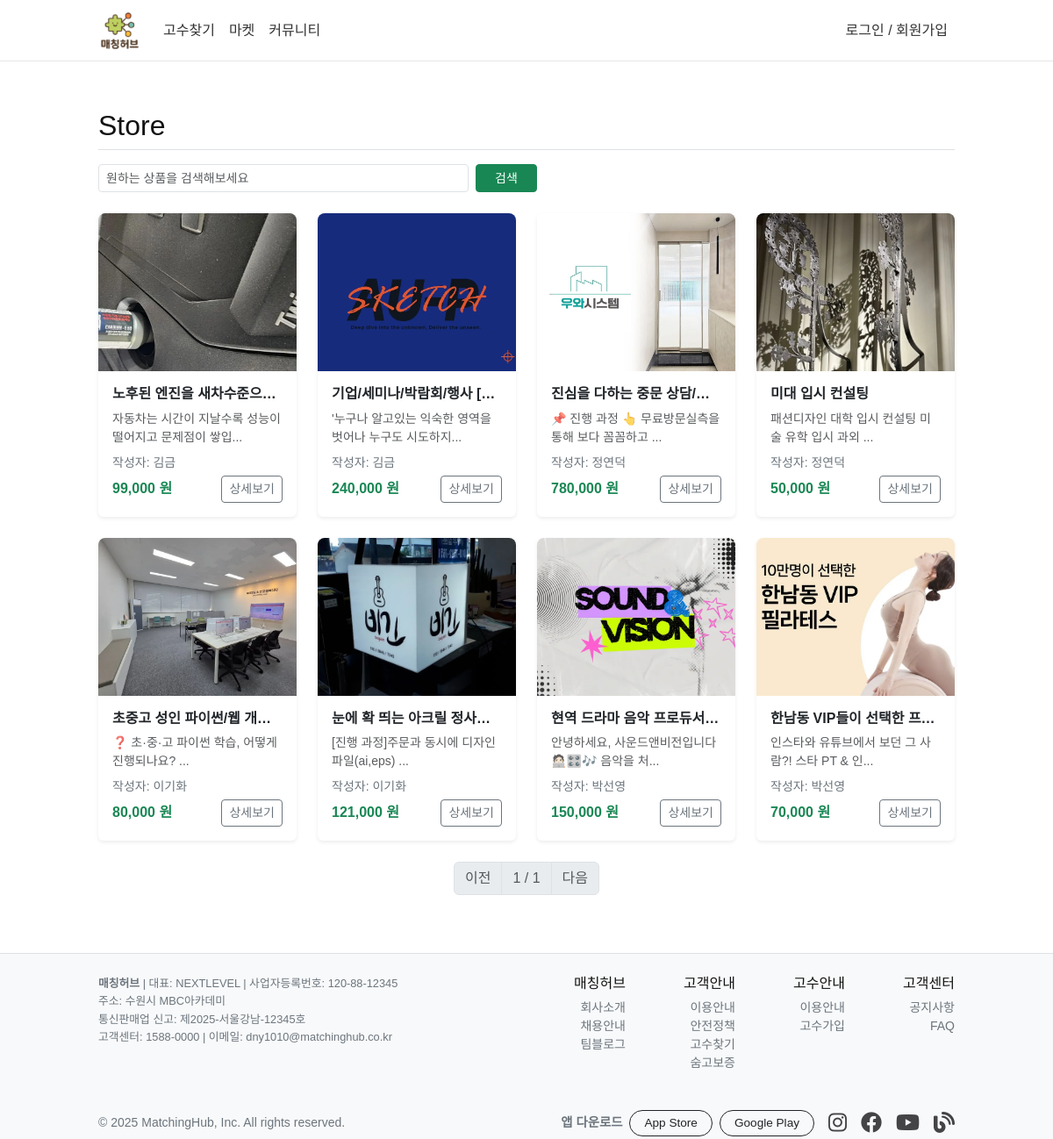
/store/, run on the app's committed database.
### talent/models.py (models this page shows)
class Store(db.Model):
    id = db.Column(db.Integer, primary_key=True)
    title = db.Column(db.String(50), nullable=False)
    content = db.Column(db.Text(), nullable=False)
    price = db.Column(db.Integer, nullable=False, default=0)
    create_date = db.Column(db.DateTime, nullable=False)
    owner_id = db.Column(db.Integer, db.ForeignKey("user.id"), nullable=False)
    user = db.relationship('User', backref=db.backref('store'))
    edit_date = db.Column(db.DateTime, nullable=False)
    image_path = db.Column(db.String(120), nullable=False)
    views = db.Column(db.Integer, default=0)

class User(db.Model):
    id = db.Column(db.Integer, primary_key=True)
    userid = db.Column(db.String(150), unique=True, nullable=False)
    password_hash = db.Column(db.String(200), nullable=False)
    email = db.Column(db.String(120), unique=True, nullable=False)
    birthday = db.Column(db.Date, nullable=False)
    tel_number = db.Column(db.String(120), unique=True, nullable=False)
    name = db.Column(db.String(100), nullable=True)
    is_expert = db.Column(db.Boolean, default=False)
    service = db.Column(db.String(200), nullable=True)
    location = db.Column(db.String(100), nullable=True)
    social_id = db.Column(db.String(200), nullable=True)
    social_type = db.Column(db.String(20), nullable=True)

### talent/views/store_views.py (the view, shortened to what this page needs)
@bp.route('/')
def _list():
    page = request.args.get('page', default=1, type=int)
    kw = request.args.get('kw', default='', type=str)
    store_list = Store.query.order_by(Store.create_date.desc())
    store_list = store_list.paginate(page=page, per_page=10)
    return render_template('store/store_list.html', store_list=store_list, page=page, kw=kw)

### talent/__init__.py (called while the page is built)
def create_app():
    app = Flask(__name__)
    app.config.from_object(config)
    @app.before_request
    def load_logged_in_user():
        user_id = session.get('user_id')
        if user_id is None:
            g.user = None
        else:
            from .models import User
            g.user = User.query.get(user_id)
    db.init_app(app)
    migrate.init_app(app, db)
    mail.init_app(app)
    from . import models
    from .views import main_views, auth_views, store_views, community_views, category_views
    app.register_blueprint(main_views.bp)
    app.register_blueprint(auth_views.bp)
    app.register_blueprint(store_views.bp)
    app.register_blueprint(community_views.bp)
    app.register_blueprint(category_views.bp)
    from .filter import format_datetime
    app.jinja_env.filters['datetime'] = format_datetime
    return app

### talent/views/auth_views.py (called while the page is built)
@bp.before_app_request
def load_logged_in_user():
    uid = session.get('user_id')
    g.user = User.query.get(uid) if uid else None

### talent/templates/store/store_list.html (shortened to what this page needs)
{% extends "base.html" %}
{% block content %}
<div class="container mt-4" style="max-width: 1000px;">
    <h2 class="mb-3 pb-2 border-bottom">Store</h2>
    <div class="d-flex justify-content-between align-items-center mb-4">
        <form method="get" action="{{ url_for('store._list') }}" class="d-flex" style="max-width: 500px; width: 100%;">
            <input type="text" name="kw" value="{{ kw or '' }}"
                   class="form-control form-control-sm me-2"
                   placeholder="원하는 상품을 검색해보세요"
                   style="height: 32px;">
            <button type="submit" class="btn btn-success btn-sm d-flex align-items-center justify-content-center"
                    style="height: 32px; min-width: 70px;">검색</button>
        </form>
    </div>
    <div class="row">
    {% for store in store_list.items %}
    <div class="col-12 col-sm-6 col-md-3 mb-4">
        <div class="card h-100 shadow-sm border-0">
            {% if store.image_path %}
            <img src="{{ url_for('static', filename=store.image_path.lstrip('/')) }}"
                 class="card-img-top"
                 alt="{{ store.title }}"
                 style="object-fit: cover; height: 180px; border-radius: 8px 8px 0 0;">
            {% else %}
            <div class="bg-light d-flex align-items-center justify-content-center"
                 style="height: 180px; color: #aaa; border-radius: 8px 8px 0 0;">
                <span>이미지 없음</span>
            </div>
            {% endif %}
            <div class="card-body d-flex flex-column justify-content-between">
                <div>
                    <h6 class="card-title fw-semibold text-truncate">{{ store.title }}</h6>
                    <p class="card-text text-muted small mb-2">
                        {{ store.content[:30] }}...
                    </p>
                    <p class="text-secondary small mb-1">
                        작성자: {{ store.user.name if store.user else "알 수 없음" }}
                    </p>
                </div>
                <div class="d-flex justify-content-between align-items-center mt-auto">
                    <span class="fw-bold text-success">{{ "{:,}".format(store.price) }} 원</span>
                    <a href="{{ url_for('store.detail', userid=store.user.userid, store_id=store.id) }}"
                       class="btn btn-sm btn-outline-secondary">상세보기</a>
                </div>
            </div>
        </div>
    </div>
    {% endfor %}
</div>
    <nav aria-label="Page navigation">
        <ul class="pagination justify-content-center">
            {% if store_list.has_prev %}
            <li class="page-item">
                <a class="page-link" href="?page={{ store_list.prev_num }}&kw={{ kw }}">이전</a>
            </li>
            {% else %}
            <li class="page-item disabled"><span class="page-link">이전</span></li>
            {% endif %}
            <li class="page-item disabled">
                <span class="page-link">{{ store_list.page }} / {{ store_list.pages }}</span>
            </li>
            {% if store_list.has_next %}
            <li class="page-item">
                <a class="page-link" href="?page={{ store_list.next_num }}&kw={{ kw }}">다음</a>
            </li>
            {% else %}
            <li class="page-item disabled"><span class="page-link">다음</span></li>
            {% endif %}
        </ul>
    </nav>
</div>
{% endblock %}

### talent/templates/base.html (shortened to what this page needs)
<!DOCTYPE html>
<html lang="ko">
<head>
    <link rel="stylesheet" href="https://cdn.jsdelivr.net/npm/bootstrap@5.3.8/dist/css/bootstrap.min.css">
    <link rel="stylesheet" href="https://use.fontawesome.com/releases/v6.0.0/css/all.css">
    <link rel="stylesheet" href="{{ url_for('static', filename='style.css') }}">
</head>
<body>
{% include 'navbar.html' %}
<div class="base">
{% block content %}
{% endblock %}
</div>
{% include 'footer.html' %}
</body>
</html>

### talent/templates/navbar.html (shortened to what this page needs)
<nav class="navbar navbar-expand-md navbar-light bg-white sticky-top custom-navbar" role="navigation">
  <div class="container" style="max-width: 1000px;">
    <a class="navbar-brand d-flex align-items-center" href="{{ url_for('main.index') }}">
      <img src="{{ url_for('static', filename='images/logo.png') }}" alt="매칭허브" class="navbar-logo" height="32">
    </a>
    <div class="collapse navbar-collapse" id="mhNavbar">
      <ul class="navbar-nav me-auto">
        <li class="nav-item">
          <a class="nav-link" href="{{ url_for('main.find') }}">고수찾기</a>
        </li>
        <li class="nav-item">
          <a class="nav-link" href="{{ url_for('store._list') }}">마켓</a>
        </li>
        <li class="nav-item">
          <a class="nav-link" href="{{ url_for('community.home') }}">커뮤니티</a>
        </li>
      </ul>
      <ul class="navbar-nav">
        {% if g.user %}
          <li class="nav-item dropdown">
            <a class="nav-link dropdown-toggle" href="#" id="userMenu" role="button"
               data-bs-toggle="dropdown" aria-expanded="false">
              {{ g.user.name or g.user.userid }}
            </a>
            <ul class="dropdown-menu dropdown-menu-end user-menu" aria-labelledby="userMenu">
              <li><a class="dropdown-item" href="{{ url_for('auth.mypage') }}">마이페이지</a></li>
              <li><hr class="dropdown-divider"></li>
              <li><a class="dropdown-item" href="{{ url_for('auth.edit_profile') }}">프로필 수정</a></li>
              <li><hr class="dropdown-divider"></li>
              <li><a class="dropdown-item" href="{{ url_for('auth.logout') }}">로그아웃</a></li>
            </ul>
          </li>
        {% else %}
          <li class="nav-item">
            <a class="nav-link" href="{{ url_for('auth.login') }}">로그인 / 회원가입</a>
          </li>
        {% endif %}
      </ul>
    </div>
  </div>
</nav>

### talent/templates/footer.html
<footer class="site-footer bg-light border-top">
    <div class="container" style="max-width: 1000px;">
        <div class="row py-4 align-items-start">
            <div class="col-md-6">
                <div class="small text-secondary" style="font-size: 0.8rem; line-height: 1.6;">
                    <strong>매칭허브</strong> | 대표: NEXTLEVEL | 사업자등록번호: 120-88-12345
                    <br>주소: 수원시 MBC아카데미
                    <br>통신판매업 신고: 제2025-서울강남-12345호
                    <br>고객센터: 1588-0000 | 이메일: dny1010@matchinghub.co.kr
                </div>
            </div>
            <div class="col-md-6">
                <div class="row text-start text-md-end small">
                    <div class="col-3">
                        <h6 class>매칭허브</h6>
                        <ul class="footer-list">
                            <li><a href="#">회사소개</a></li>
                            <li><a href="#">채용안내</a></li>
                            <li><a href="#">팀블로그</a></li>
                        </ul>
                    </div>
                    <div class="col-3">
                        <h6 class>고객안내</h6>
                        <ul class="footer-list">
                            <li><a href="#">이용안내</a></li>
                            <li><a href="#">안전정책</a></li>
                            <li><a href="#">고수찾기</a></li>
                            <li><a href="#">숨고보증</a></li>
                        </ul>
                    </div>
                    <div class="col-3">
                        <h6 class>고수안내</h6>
                        <ul class="footer-list">
                            <li><a href="#">이용안내</a></li>
                            <li><a href="#">고수가입</a></li>
                        </ul>
                    </div>
                    <div class="col-3">
                        <h6 class>고객센터</h6>
                        <ul class="footer-list">
                            <li><a href="#">공지사항</a></li>
                            <li><a href="#">FAQ</a></li>
                        </ul>
                    </div>
                </div>
            </div>
        </div>
        <div class="footer-bottom d-flex justify-content-between align-items-center flex-wrap">
            <div class="text-secondary small">
                © 2025 MatchingHub, Inc. All rights reserved.
            </div>
            <div class="d-flex align-items-center gap-3">
                <div class="d-flex gap-2">
                    <span class="text-secondary fw-semibold mt-1" style="font-size: 0.9rem;">앱 다운로드</span>
                    <a href="#" class="app-badge btn btn-outline-dark btn-sm px-3">App Store</a>
                    <a href="#" class="app-badge btn btn-outline-dark btn-sm px-3">Google Play</a>
                </div>
                <div class="d-flex gap-3">
                    <a href="#" class="footer-icon"><i class="fa-brands fa-instagram" style="color:#444447"></i></a>
                    <a href="#" class="footer-icon"><i class="fa-brands fa-facebook" style="color:#444447"></i></a>
                    <a href="#" class="footer-icon"><i class="fa-brands fa-youtube" style="color:#444447"></i></a>
                    <a href="#" class="footer-icon"><i class="fa-solid fa-blog" style="color:#444447"></i></a>
                </div>
            </div>
        </div>
    </div>
</footer>

### talent/static/style.css (style rules this page uses)
body { font-family: 'Noto Sans KR', sans-serif; color: #121212; height: 100% }
.base { min-height: calc(100vh - 100px); padding-top: 30px; padding-bottom: 50px; }
.custom-navbar { height: 70px; line-height: 70px; box-shadow: none }
.navbar-logo { height: 50px; width: auto; object-fit: contain; }
.navbar .nav-link { padding-top: 0; padding-bottom: 0; line-height: 70px; height: 70px; font-weight: 500; color: #333; }
.navbar { border-bottom: 1px solid #e5e5e5; }
.footer-bottom { display: flex; justify-content: space-between; align-items: center; flex-wrap: wrap; gap: 1rem; }
.app-badge { border-radius: 999px; font-size: 0.85rem; }
.footer-icon { color: #6c757d; font-size: 1.5rem; transition: color 0.2s; }
ul,ol,li { list-style-type: none; }
.site-footer .footer-list li a { color: #6c757d; text-decoration: none; }
.footer-bottom { display: flex; justify-content: space-between; align-items: center; flex-wrap: wrap; }

### data on the page
Store: image_path (picture), title "노후된 엔진을 새차수준으…", content "자동차는 시간이 지날수록 성능이 떨어지고 문제점이 쌓입", user "김금", price "99,000"
Store: image_path (picture), title "기업/세미나/박람회/행사 […", content "'누구나 알고있는 익숙한 영역을 벗어나 누구도 시도하지", user "김금", price "240,000"
Store: image_path (picture), title "진심을 다하는 중문 상담/시공", content "📌 진행 과정 👆 무료방문실측을 통해 보다 꼼꼼하고", user "정연덕", price "780,000"
Store: image_path (picture), title "미대 입시 컨설팅", content "패션디자인 대학 입시 컨설팅 미술 유학 입시 과외", user "정연덕", price "50,000"
Store: image_path (picture), title "초중고 성인 파이썬/웹 개…", content "❓ 초·중·고 파이썬 학습, 어떻게 진행되나요?", user "이기화", price "80,000"
Store: image_path (picture), title "눈에 확 띄는 아크릴 정사…", content "[진행 과정]주문과 동시에 디자인 파일(ai,eps)", user "이기화", price "121,000"
Store: image_path (picture), title "현역 드라마 음악 프로듀서…", content "안녕하세요, 사운드앤비전입니다🧑🏻‍💻🎛️🎶 음악을 처", user "박선영", price "150,000"
Store: image_path (picture), title "한남동 VIP들이 선택한 프…", content "인스타와 유튜브에서 보던 그 사람?! 스타 PT & 인", user "박선영", price "70,000"

### other printed values
{{ store_list.page }} "1"
{{ store_list.pages }} "1"
